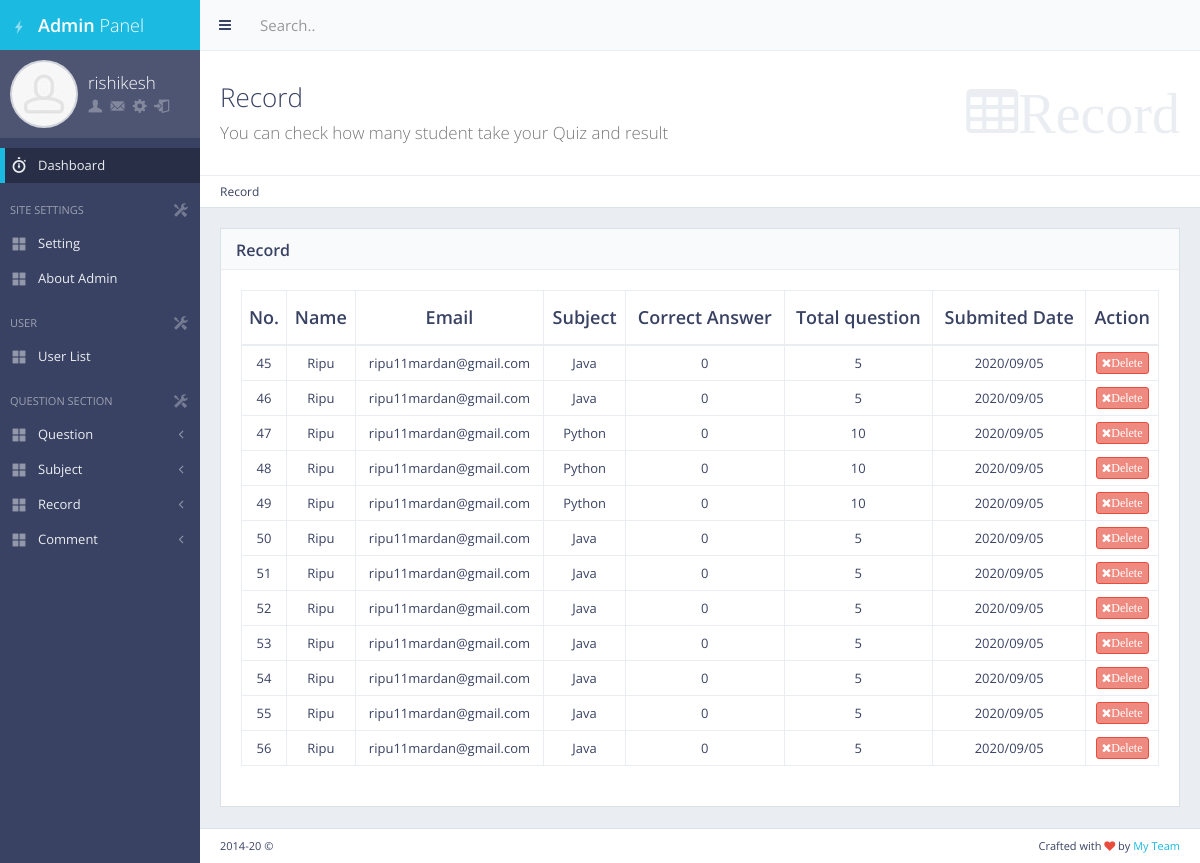
Before: /panel/question/record/ (signed in) with the older database file.
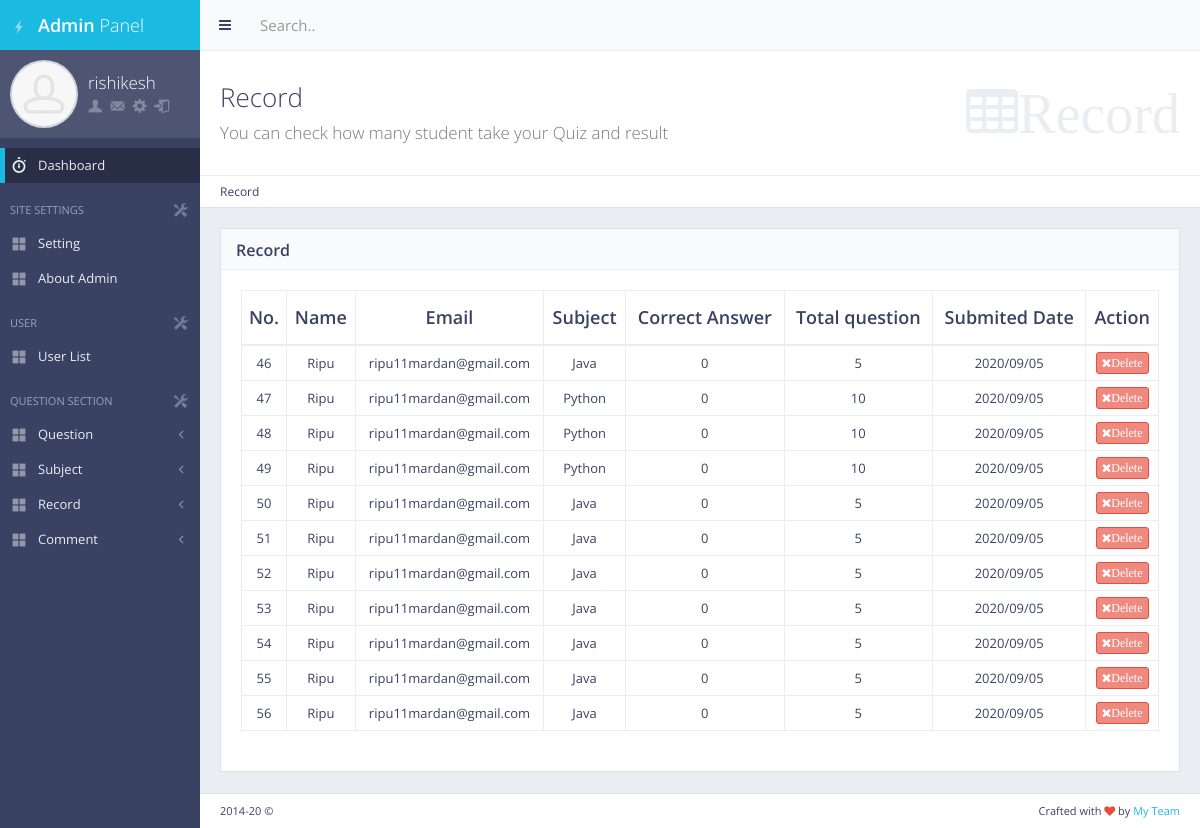
After: the same page with the newer database file.
### record/models.py (models this page shows, shortened)
class Record(models.Model):
    name=models.CharField(max_length=20)
    email=models.CharField(max_length=50)
    subject=models.CharField(max_length=50, default="-")
    correctAnswer=models.CharField(max_length=20)
    totalQuestion=models.CharField(max_length=20)
    date=models.CharField(max_length=12, default="00/00/00")
    time=models.CharField(max_length=10, default="00:00:00")

### record/views.py (the view)
# urls.py: url(r'^panel/question/record/$', views.record_list, name = 'record_list'),
def record_list(request):
    if not request.user.is_authenticated:
        return redirect("mylogin")
    data=Record.objects.all()
    return render(request, 'back/record.html', {"data":data})

### main/templates/back/record.html (shortened to what this page needs)
{% extends 'back/master.html' %}{% load static %} {% block mainblock %}
<div class="content-header">
    <div class="header-section">
        <h1>
            <i class="fa fa-table">Record</i>Record<br><small>You can check how many student take your Quiz and result</small>
        </h1>
    </div>
</div>
<ul class="breadcrumb breadcrumb-top">
    <li>Record</li>
</ul>
<div class="block full">
    <div class="block-title">
        <h2><strong>Record</strong></h2>
    </div>
    <div class="table-responsive">
        <table id="example-datatable" class="table table-vcenter table-condensed table-bordered">
            <thead>
                <tr>
                    <th class="text-center">No.</th>
                    <th class="text-center">Name</th>
                    <th class="text-center">Email</th>
                    <th class="text-center">Subject</th>
                    <th class="text-center">Correct Answer</th>
                    <th class="text-center">Total question</th>
                    <th class="text-center">Submited Date</th>
                    <th class="text-center">Action</th>
                </tr>
            </thead>
            <tbody>
                {% for i in data%}
                <tr>
                    <td class="text-center">{{i.pk}}</td>
                    <td class="text-center">{{i.name}}</td>
                    <td class="text-center">{{i.email}}</td>
                    <td class="text-center">{{i.subject}}</td>
                    <td class="text-center">{{i.correctAnswer}}</td>
                    <td class="text-center">{{i.totalQuestion}}</td>
                    <td class="text-center">{{i.date}}</td>
                    <td class="text-center">
                        <div class="btn-group">
                            <a href="{%url 'record_delete' pk=i.pk %}" ata-toggle="tooltip" title="Delete" class="btn btn-xs btn-danger"><i class="fa fa-times">Delete</i></a>
                        </div>
                    </td>
                </tr>
                {% endfor %}
            </tbody>
        </table>
    </div>
</div>
{% endblock %}

Changed rows visible on the page:
removed Record: pk "45", name "Ripu", email "ripu11mardan@gmail.com", subject "Java", correctAnswer "0", totalQuestion "5", date "2020/09/05"
